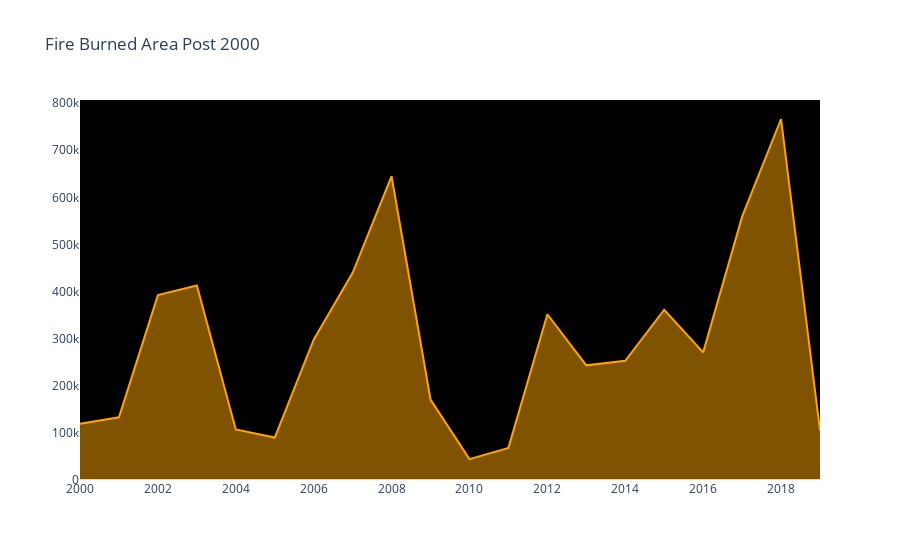

Here is the notebook cell this chart was saved with:
### Code cell
import plotly.graph_objects as go
df = summary_post_2000
title = 'Fire Burned Area Post 2000'
fig = go.Figure()
fig.add_trace(go.Scatter(x=df['Year'], y=df['Hectares'], fill='tozeroy', line_color='Orange'))
fig.update_layout(title=title, plot_bgcolor='rgba(0,0,0,1)', xaxis_showgrid=False, yaxis_showgrid=False, hovermode="x unified")
fig.show()

### Figure 1 — Plotly figure (JSON) as saved in the notebook; plotly's stock layout.template omitted (floating-point values rounded to 4 significant figures)
{"data": [{"fill": "tozeroy", "line": {"color": "Orange"}, "type": "scatter", "x": ["2000", "2001", "2002", "2003", "2004", "2005", "2006", "2007", "2008", "2009", "2010", "2011", "2012", "2013", "2014", "2015", "2016", "2017", "2018", "2019"], "y": ["119,393", "133,193", "392,500", "412,970", "107,237", "90,058", "297,858", "439,940", "644,940", "170,837", "44,325", "68,208", "351,914", "243,473", "253,150", "361,531", "270,951", "559,035", "766,439", "105,147"]}], "layout": {"hovermode": "x unified", "plot_bgcolor": "rgba(0,0,0,1)", "title": {"text": "Fire Burned Area Post 2000"}, "xaxis": {"showgrid": false}, "yaxis": {"showgrid": false}}}
